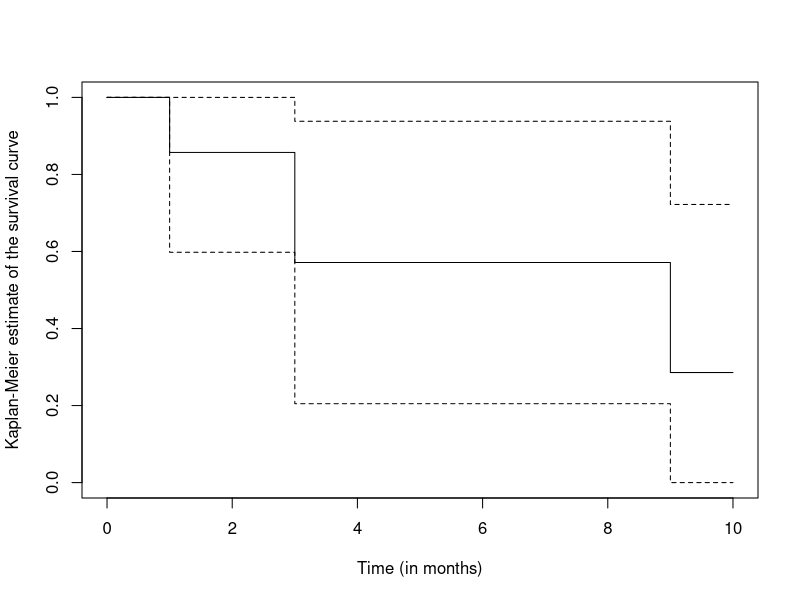
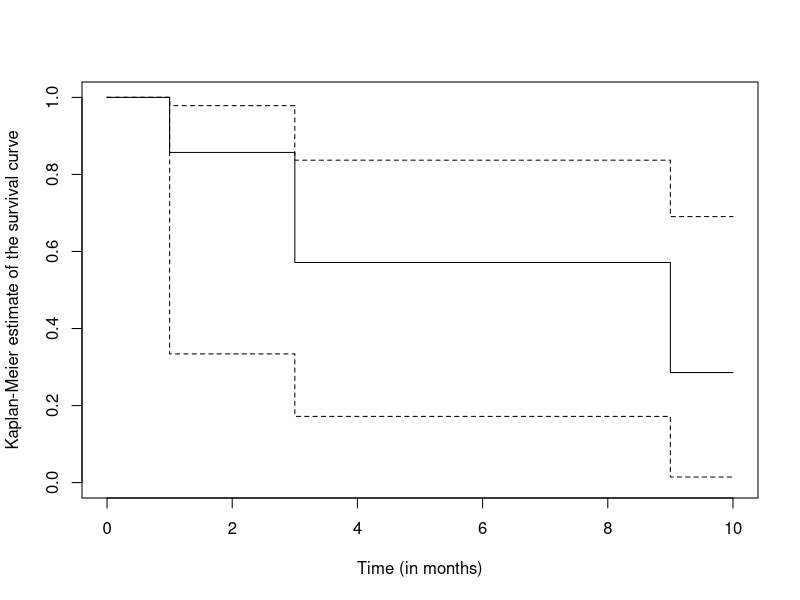
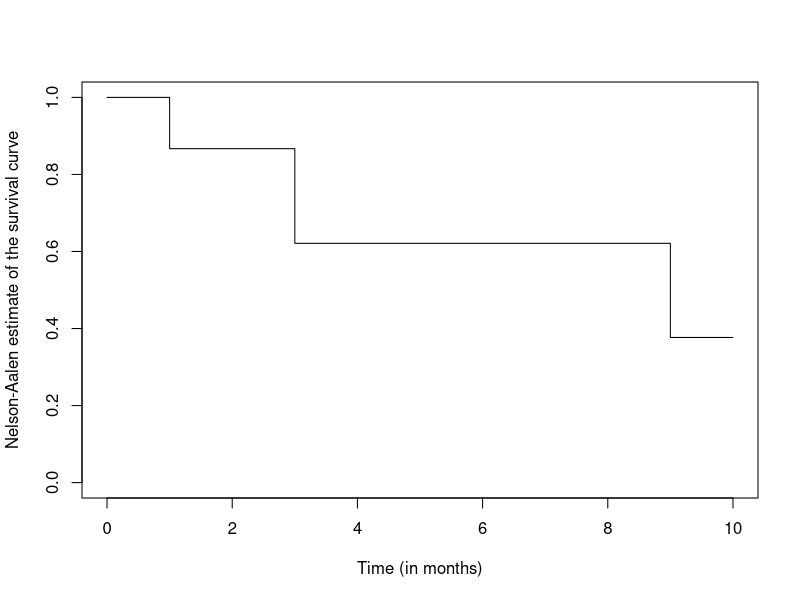
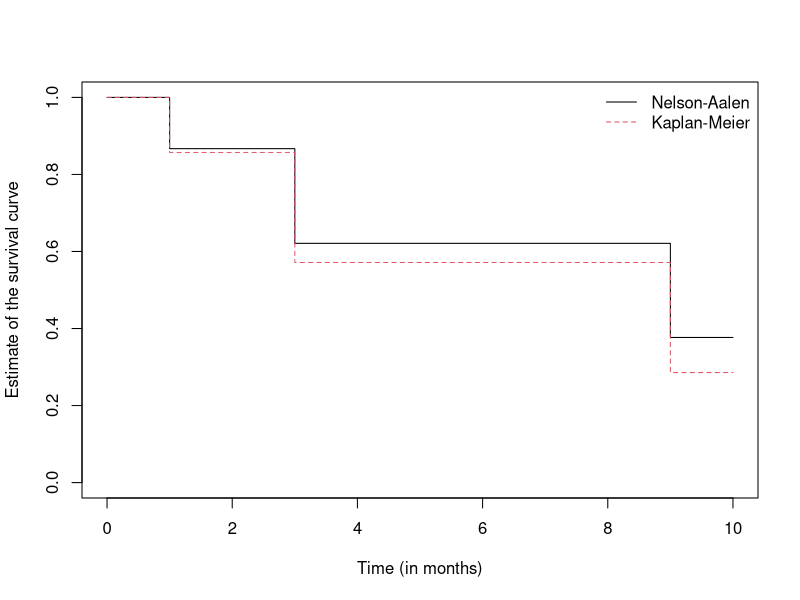
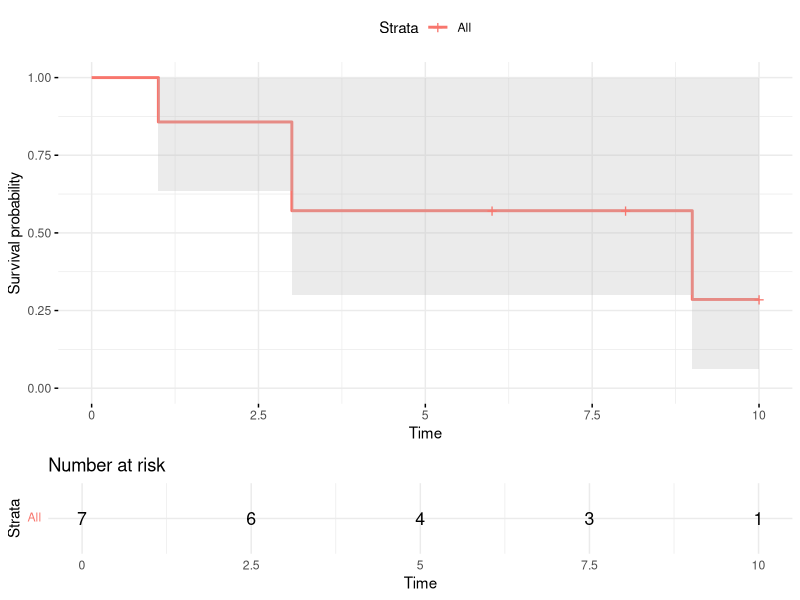

These charts were generated, in order, by the following R code:
## ---- chunk 1
require(survival)
times <- c(1, 3, 3, 6, 8, 9, 10)
status <- c(1, 1, 1, 0, 0, 1, 0)
S <- Surv(times, status)
S
class(S)
## ---- chunk 2
fit <- survfit(S ~ 1, conf.type = "plain")
fit
summary(fit)
plot(fit,
     xlab = "Time (in months)", 
     ylab = "Kaplan-Meier estimate of the survival curve")
## ---- chunk 3
fit_alt <- survfit(S ~ 1, conf.type = "log-log")
summary(fit_alt)
plot(fit_alt,
     xlab = "Time (in months)", 
     ylab = "Kaplan-Meier estimate of the survival curve")
## ---- chunk 4
fit_NA <- survfit(S ~ 1, stype = 2, ctype = 1)
summary(fit_NA)
plot(fit_NA, conf.int = FALSE,
     xlab = "Time (in months)", 
     ylab = "Nelson-Aalen estimate of the survival curve")
## ---- chunk 5
plot(fit_NA, conf.int = FALSE,
     xlab = "Time (in months)", 
     ylab = "Estimate of the survival curve")
lines(fit, conf.int = FALSE, col = 2, lty = 2)
legend("topright", lty = c(1, 2), col = c(1, 2),
       c("Nelson-Aalen", "Kaplan-Meier"), bty = "n")
## ---- chunk 6
require(survminer)
toy_data <- data.frame("times" = times, "status" = status)
res_fit <- survfit(Surv(times, status) ~ 1, data = toy_data)
ggsurvplot(res_fit, 
           conf.int = 0.95,
           ggtheme = theme_minimal(), 
           data = toy_data,
           risk.table = TRUE)
